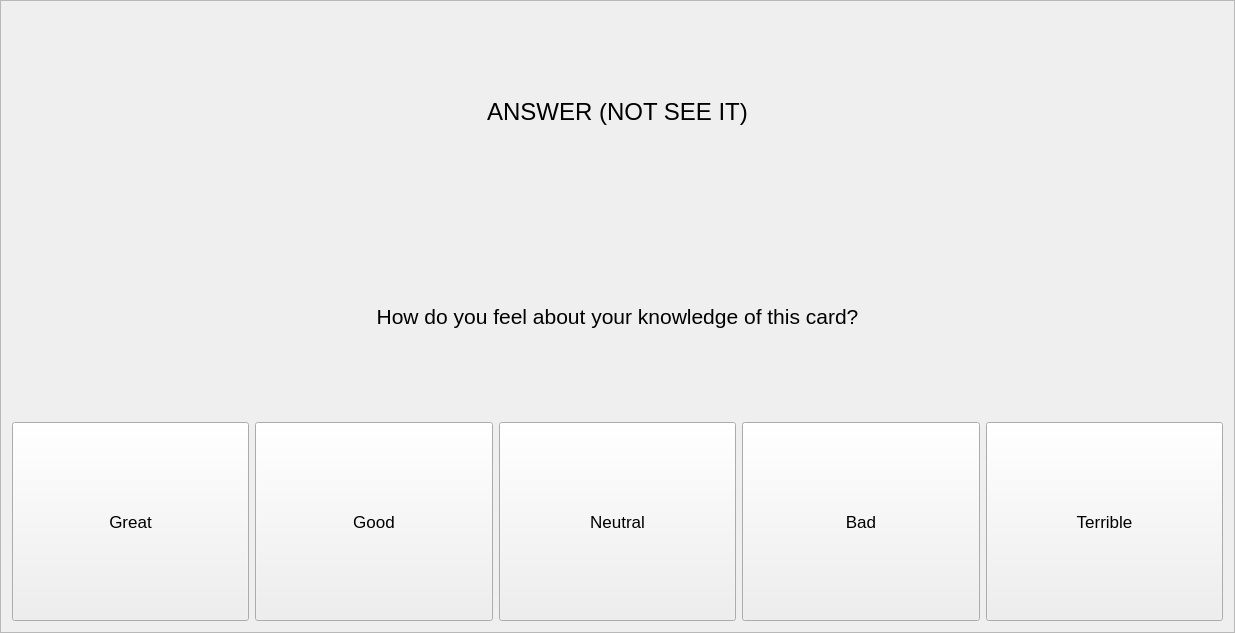
<?xml version="1.0" encoding="UTF-8"?>
<ui version="4.0">
 <class>answerFrame</class>
 <widget class="QFrame" name="answerFrame">
  <property name="geometry">
   <rect>
    <x>0</x>
    <y>0</y>
    <width>1235</width>
    <height>633</height>
   </rect>
  </property>
  <property name="windowTitle">
   <string>Frame</string>
  </property>
  <property name="frameShape">
   <enum>QFrame::StyledPanel</enum>
  </property>
  <property name="frameShadow">
   <enum>QFrame::Raised</enum>
  </property>
  <layout class="QVBoxLayout" name="verticalLayout">
   <item>
    <widget class="QLabel" name="answerLabel">
     <property name="font">
      <font>
       <pointsize>18</pointsize>
      </font>
     </property>
     <property name="text">
      <string>ANSWER (NOT SEE IT)</string>
     </property>
     <property name="alignment">
      <set>Qt::AlignCenter</set>
     </property>
    </widget>
   </item>
   <item>
    <widget class="QLabel" name="knowledgeScorePromptLabel">
     <property name="font">
      <font>
       <pointsize>16</pointsize>
      </font>
     </property>
     <property name="text">
      <string>How do you feel about your knowledge of this card?</string>
     </property>
     <property name="alignment">
      <set>Qt::AlignCenter</set>
     </property>
    </widget>
   </item>
   <item>
    <layout class="QHBoxLayout" name="horizontalLayout">
     <item>
      <widget class="QPushButton" name="greatButton">
       <property name="sizePolicy">
        <sizepolicy hsizetype="Preferred" vsizetype="Preferred">
         <horstretch>0</horstretch>
         <verstretch>0</verstretch>
        </sizepolicy>
       </property>
       <property name="font">
        <font>
         <pointsize>13</pointsize>
        </font>
       </property>
       <property name="text">
        <string>Great</string>
       </property>
      </widget>
     </item>
     <item>
      <widget class="QPushButton" name="goodButton">
       <property name="sizePolicy">
        <sizepolicy hsizetype="Preferred" vsizetype="Preferred">
         <horstretch>0</horstretch>
         <verstretch>0</verstretch>
        </sizepolicy>
       </property>
       <property name="font">
        <font>
         <pointsize>13</pointsize>
        </font>
       </property>
       <property name="text">
        <string>Good</string>
       </property>
      </widget>
     </item>
     <item>
      <widget class="QPushButton" name="neutralButton">
       <property name="sizePolicy">
        <sizepolicy hsizetype="Preferred" vsizetype="Preferred">
         <horstretch>0</horstretch>
         <verstretch>0</verstretch>
        </sizepolicy>
       </property>
       <property name="font">
        <font>
         <pointsize>13</pointsize>
        </font>
       </property>
       <property name="text">
        <string>Neutral</string>
       </property>
      </widget>
     </item>
     <item>
      <widget class="QPushButton" name="badButton">
       <property name="sizePolicy">
        <sizepolicy hsizetype="Preferred" vsizetype="Preferred">
         <horstretch>0</horstretch>
         <verstretch>0</verstretch>
        </sizepolicy>
       </property>
       <property name="font">
        <font>
         <pointsize>13</pointsize>
        </font>
       </property>
       <property name="text">
        <string>Bad</string>
       </property>
      </widget>
     </item>
     <item>
      <widget class="QPushButton" name="terribleButton">
       <property name="sizePolicy">
        <sizepolicy hsizetype="Preferred" vsizetype="Preferred">
         <horstretch>0</horstretch>
         <verstretch>0</verstretch>
        </sizepolicy>
       </property>
       <property name="font">
        <font>
         <pointsize>13</pointsize>
        </font>
       </property>
       <property name="text">
        <string>Terrible</string>
       </property>
      </widget>
     </item>
    </layout>
   </item>
  </layout>
 </widget>
 <resources/>
 <connections/>
</ui>
